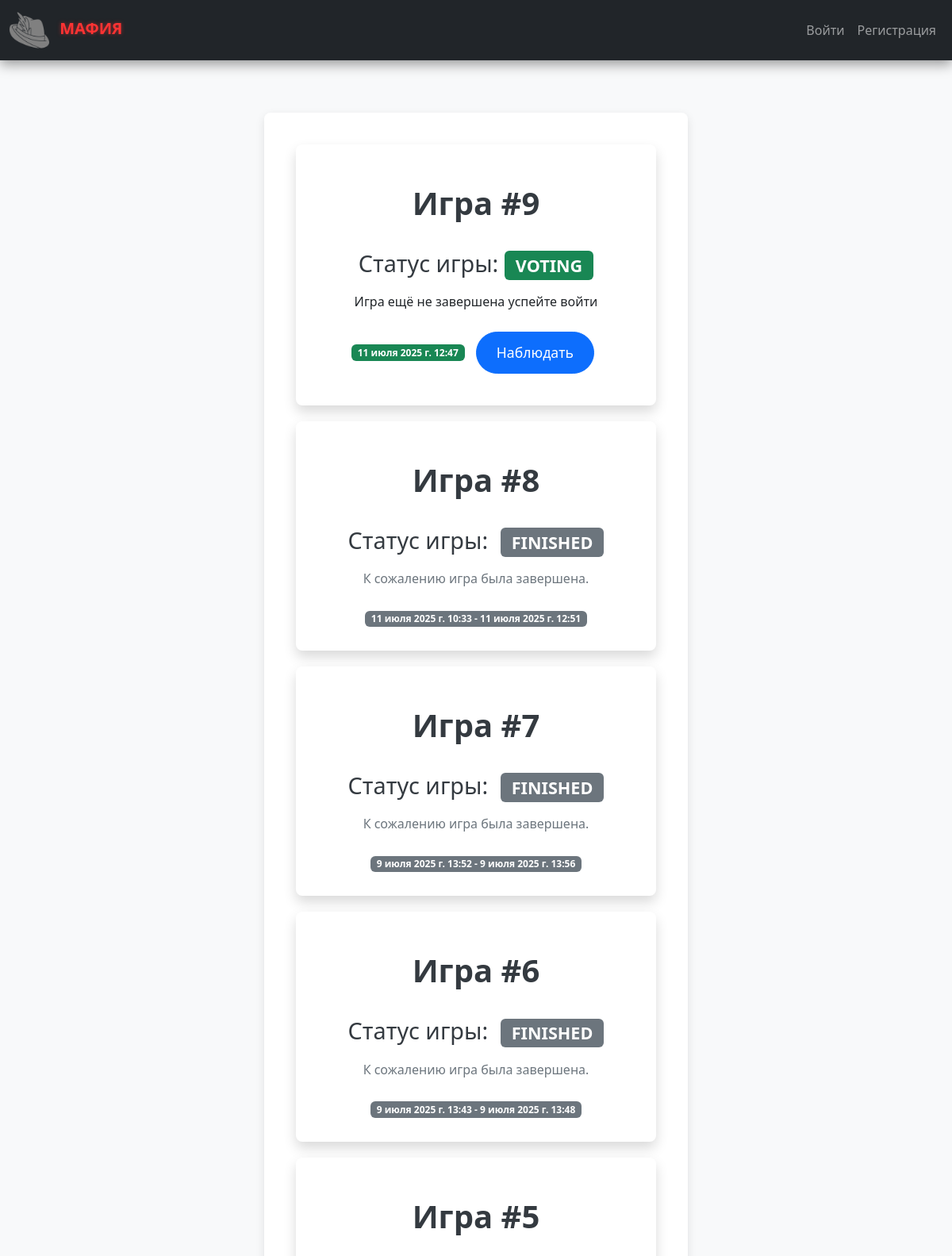
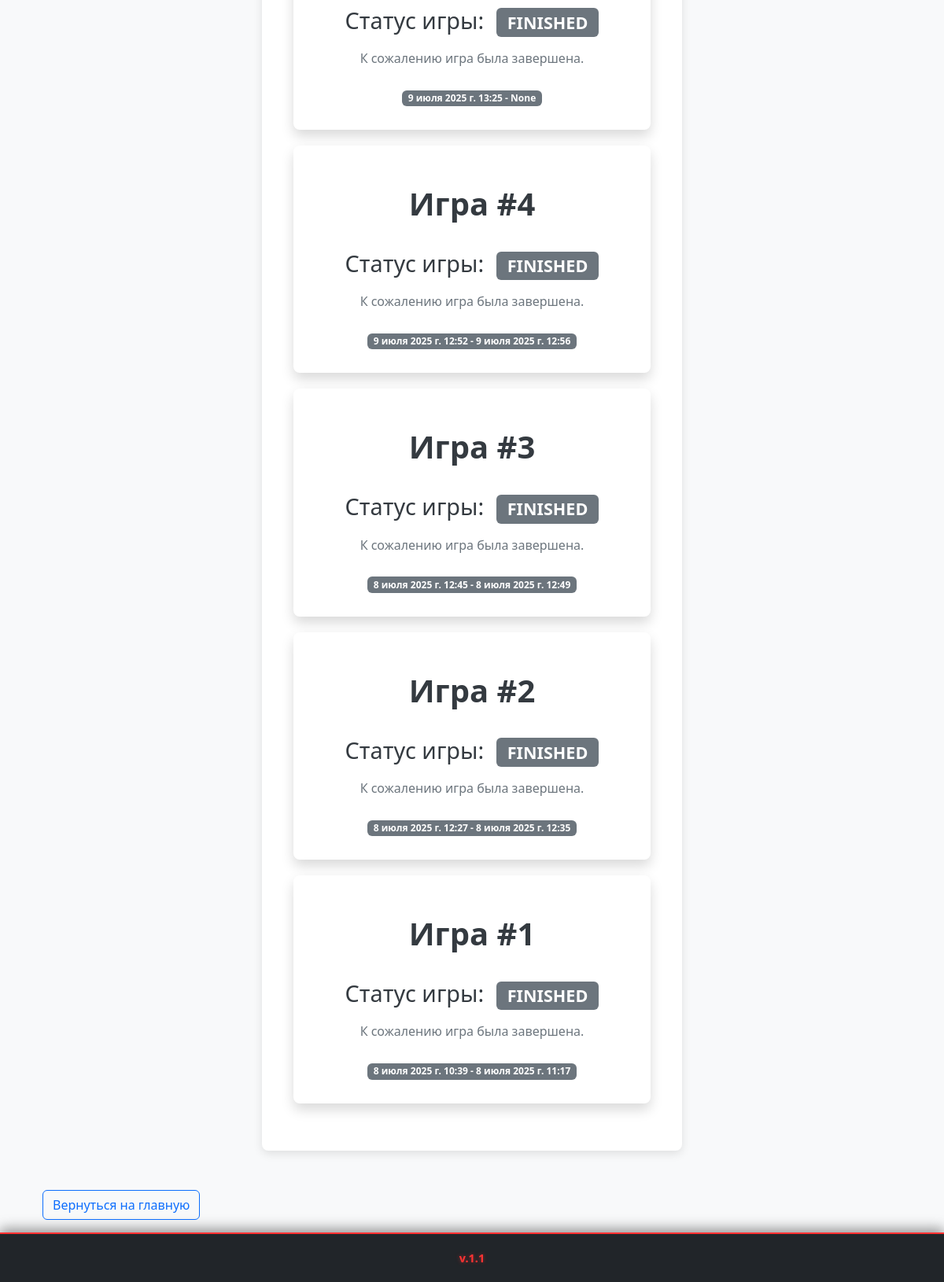
The page /game/search_game/ on the database its author committed (2 pictures, top to bottom).
### game_api/models.py (models this page shows, shortened)
class Game(models.Model):
    STATUS_CHOICES = [
        ('LOBBY', 'Лобби'),
        ('DAY', 'День'),
        ('NIGHT', 'Ночь'),
        ('VOTING', 'Голосование'),
        ('FINISHED', 'Завершена'),
    ]
    host = models.ForeignKey(User, on_delete=models.CASCADE, related_name='hosted_games')
    status = models.CharField('Стаутус игры',max_length=10, choices=STATUS_CHOICES, default='LOBBY')
    players_count = models.IntegerField('Общее количество игроков',default=0)
    mafia_count = models.IntegerField('Общее количество мафии',default=0)
    doctor_count = models.IntegerField('Общее количество докторов',default=0)
    commissioner_count = models.IntegerField('Общее количество шерифов',default=0)
    current_round = models.IntegerField('Текущий номер хода(0-Лобби,1-День,2-Ночь...)',default=0)
    creation_time = models.DateTimeField('Дата и время создания игры',auto_now_add=True)
    start_time = models.DateTimeField('Время старта игры',null=True, blank=True)
    end_time = models.DateTimeField('Время завершения игры',null=True, blank=True)
    class Meta:
        verbose_name = 'Игра'
        verbose_name_plural = 'Игры'

### game_api/views.py (the view)
# urls.py: path('game/search_game/',views.search_game, name='search_game'),
def search_game(request):
    games = Game.objects.order_by('-id')
    game = ''
    return render(request,'game_api/search_game.html',{"games":games})

### game_api/templates/game_api/search_game.html (shortened to what this page needs)
{% extends 'game_api/base.html' %} {% block title %}Найти игру{% endblock %}{% block content %}
<div class="container">
    <div class="row justify-content-center">
        <div class="col-md-8 col-lg-6">
            <div class="profile-container">
                {% if games %} {% for el in games %}
                <div class="col">
                    <div class="card action-card shadow">
                        <div class="card-body">
                            <h2>Игра #{{el.id}}</h2>
                            {% if el.status == "FINISHED" %}
                            <p class="card-title">Статус игры: <strong class="badge bg-secondary ms-2">{{ el.status }}</strong></p>
                            <p class="card-text">К сожалению игра была завершена.</p>
                            <span class="badge bg-secondary">{{el.start_time}} - {{el.end_time}}</span> {% else %}
                            <p class="card-title">Статус игры: <strong class="badge bg-success">{{ el.status }}</strong></p>
                            <p>Игра ещё не завершена успейте войти</p>
                            <span class="badge bg-success">{% if el.start_time != None %}{{el.start_time}} {% endif %}</span>
                            <a href="{% url 'game_detail' el.id %}" class="btn btn-primary me-2" style="margin: 10px;">Наблюдать</a> {% endif %}
                        </div>
                    </div>
                </div>{% endfor %}
            </div>
            {% else %}
            <div class="alert alert-danger">
                <p class="text-danger mt-1" style="text-align: center;">Никаких игр не соблюдалось в последнее время</p>
            </div>
            {% endif %}
        </div>
    </div>
    <p><a href="{% url 'home' %}" class="btn btn-outline-primary">Вернуться на главную</a></p>
</div>
{% endblock %}

### game_api/static/game_api/css/base.css (style rules this page uses)
h1, h2 { color: #2c3e50; margin-bottom: 25px; font-weight: 600; text-align: center; padding-top: 20px; }
.action-card { margin-bottom: 20px; border: none; border-radius: 8px; transition: transform 0.2s ease-in-out, box-shadow 0.2s ease-in-out; overflow: hidden; }
.action-card .card-body { padding: 30px; text-align: center; }
.action-card .card-title { font-size: 1.8rem; margin-bottom: 15px; color: #343a40; }
.action-card .card-text { color: #6c757d; margin-bottom: 25px; }
.action-card .btn { font-size: 1.1rem; padding: 12px 25px; border-radius: 50px; }
body { background-color: #f8f9fa; }
.profile-container { background-color: #ffffff; border-radius: 8px; box-shadow: 0 4px 12px rgba(0, 0, 0, 0.1); padding: 40px; margin-top: 50px; margin-bottom: 50px; }
.profile-container h2 { color: #343a40; font-size: 2.5rem; margin-bottom: 30px; text-align: center; font-weight: 600; }

### rows shown on the page
Game: id "9", status "VOTING", start_time "11 июля 2025 г. 12:47"
Game: id "8", status "FINISHED", start_time "11 июля 2025 г. 10:33", end_time "11 июля 2025 г. 12:51"
Game: id "7", status "FINISHED", start_time "9 июля 2025 г. 13:52", end_time "9 июля 2025 г. 13:56"
Game: id "6", status "FINISHED", start_time "9 июля 2025 г. 13:43", end_time "9 июля 2025 г. 13:48"
Game: id "5", status "FINISHED", start_time "9 июля 2025 г. 13:25", end_time "None"
Game: id "4", status "FINISHED", start_time "9 июля 2025 г. 12:52", end_time "9 июля 2025 г. 12:56"
Game: id "3", status "FINISHED", start_time "8 июля 2025 г. 12:45", end_time "8 июля 2025 г. 12:49"
Game: id "2", status "FINISHED", start_time "8 июля 2025 г. 12:27", end_time "8 июля 2025 г. 12:35"
Game: id "1", status "FINISHED", start_time "8 июля 2025 г. 10:39", end_time "8 июля 2025 г. 11:17"
